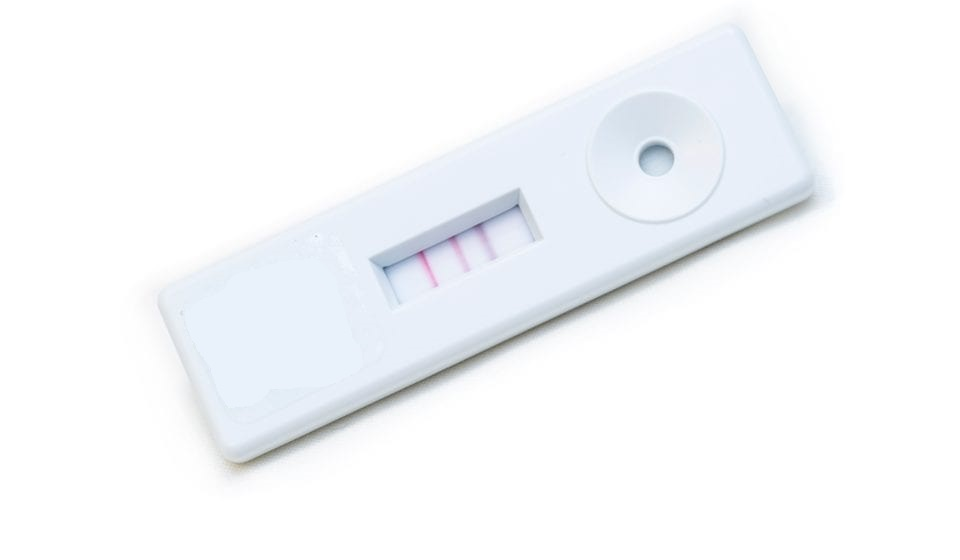
#> input picture resources/LFIA.jpg, 960 x 560 px
$ python -i processImg.py   (imports and definitions only)
#> lines starting #> are read from the running program, lines starting #| are printed output that depends on the picture; after the words box and inside, x2 and y2 are one past the last pixel; in counts of white or black regions, pixels touching at a corner belong together
#> further down, picture is the input picture: shape (560, 960, 3); mean B, G, R 250.5, 248.1, 246.4
import copy
from cv2 import cv2
import numpy as np
# from skimage import measure

widthImg = 640 # TESTTTTTTTTTTTTTTTTTTTTTTTTTTTT
heightImg = 480 # TESTTTTTTTTTTTTTTTTTTTTTTTTTTTT
################################################
# imgPorcessing function - by Ben Z.
# 1. read raw image, already grayscale
# 2. equalize the image in the first step to getting a binary (black/white) image
# 3. do an adaptive threshold to get a black/white image, still got lots of noise
# 4. perform an erosion to remove any very small dots of noise from the thresholded image
# 5. perform a connected component analysis on the thresholded image, then store only the "large" blobs into mask
# 6. skeletonize mask into skel
# 7. dilate image for increased accuracy on vertical line identification
def imgPorcessing(src):
    # imgContrast = contrastImage(src)
    gray = cv2.cvtColor(src, cv2.COLOR_BGR2GRAY)
    gray = cv2.equalizeHist(gray)
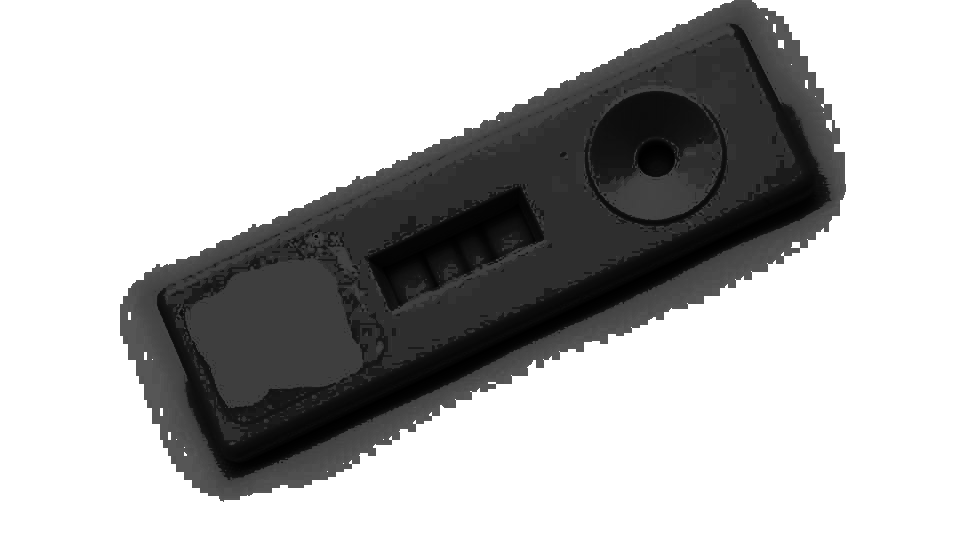
#> gray: shape (560, 960); min 0, max 255, mean 184.7
    dst = cv2.adaptiveThreshold(gray, 255,cv2.ADAPTIVE_THRESH_GAUSSIAN_C,cv2.THRESH_BINARY_INV,41,10)
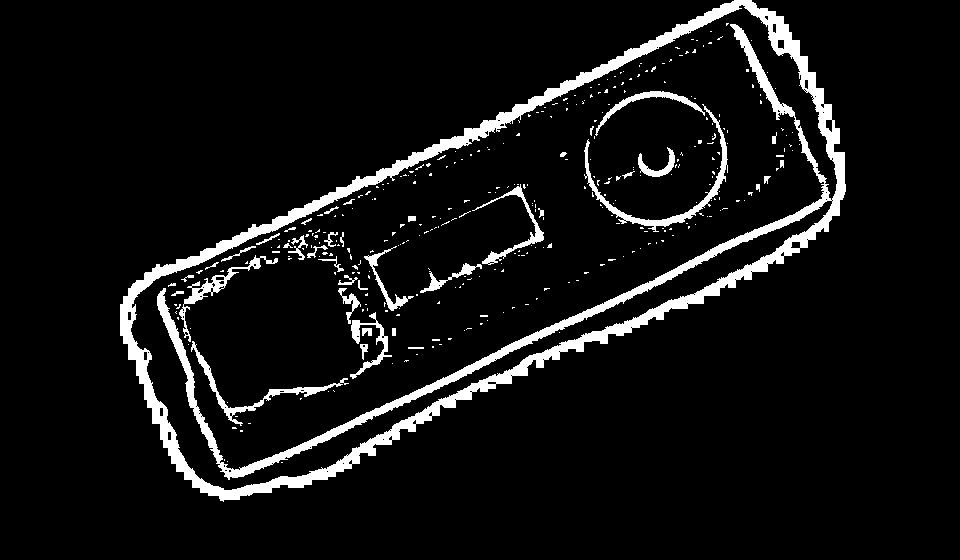
#> dst: shape (560, 960); 7.1% white; 349 white regions (308 under 20 px), largest, box (x1, y1, x2, y2) and area: (120, 0, 846, 502) 28293, (584, 104, 728, 232) 1561, (191, 341, 349, 426) 1073
    erode1 = cv2.erode(dst, None, iterations=1)
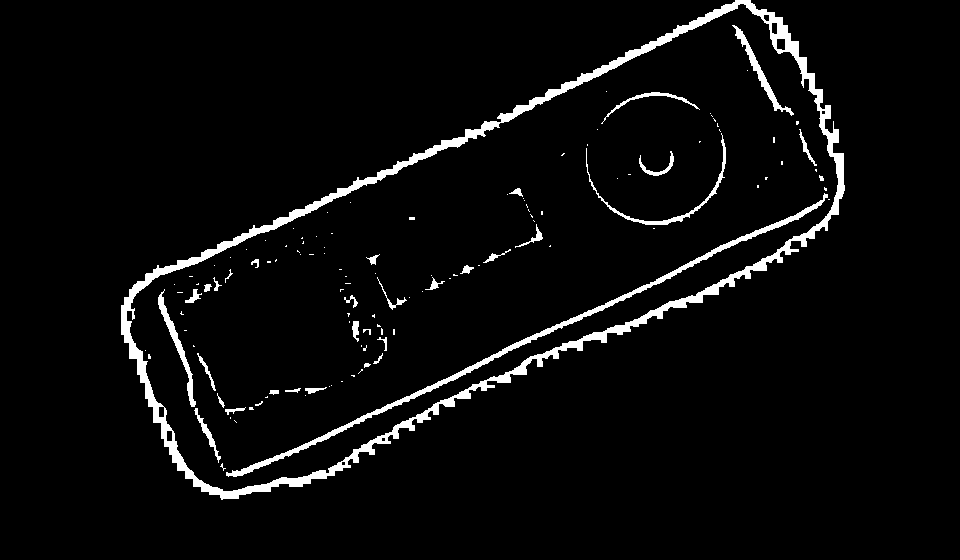
#> erode1: shape (560, 960); 4.2% white; 125 white regions (91 under 20 px), largest, box (x1, y1, x2, y2) and area: (121, 0, 845, 500) 14419, (226, 193, 828, 477) 3271, (586, 133, 726, 225) 703

#> (the run stopped early here; a loop or call above may not have finished)
